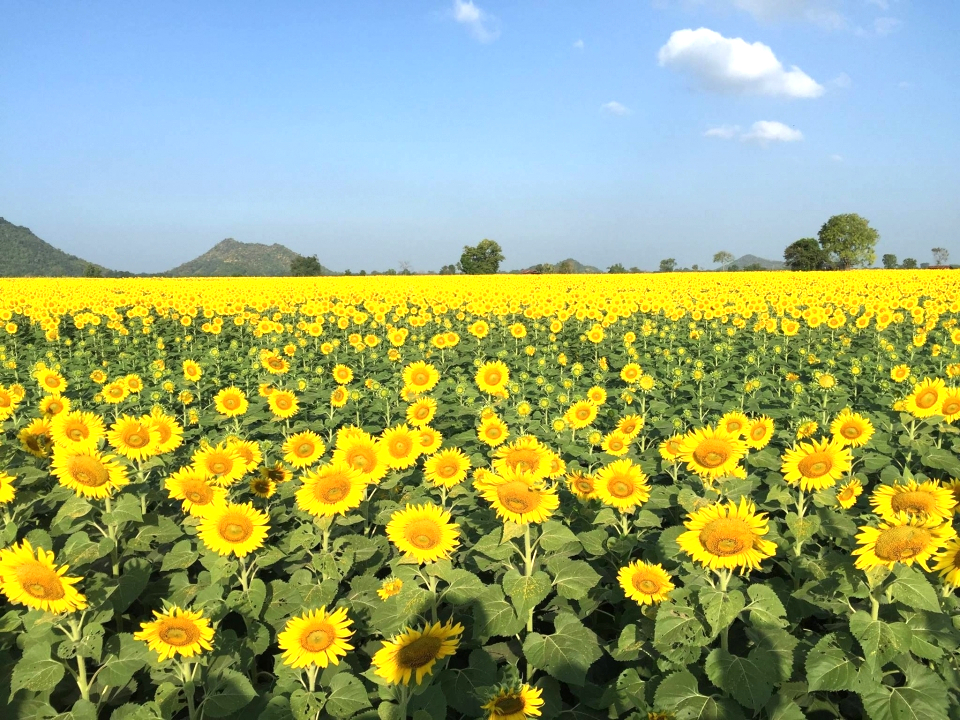
#> input picture example_set-4/input.jpg, 960 x 720 px
$ python script_ex-4_5.py
#> lines starting #> are read from the running program, lines starting #| are printed output that depends on the picture
#!/usr/bin/env python
# -*- coding: utf-8 -*-

##############################################################################
# Author: Rawat S. (Dept. of Electrical & Computer Engineering, KMUTNB)
# Date: 2017-11-17
##############################################################################

##############################################################################
## Install the Pillow (instead of PIL) package
## pip  install pillow -U
## pip3 install pillow -U
##############################################################################

from PIL import Image

filename = 'input.jpg'  #  The input file is located in the same directory.

try:
    img = Image.open( filename ) # open input (JPEG) file
#> img is the input picture: PIL image 960x720 RGB; mean R, G, B 154.8, 169.2, 117
    width, height = img.size
#> width = 960; height = 720
    print (width, height)  # show image width and height
#| 960 720
    img_gray = img.convert('L')   # convert to grayscale
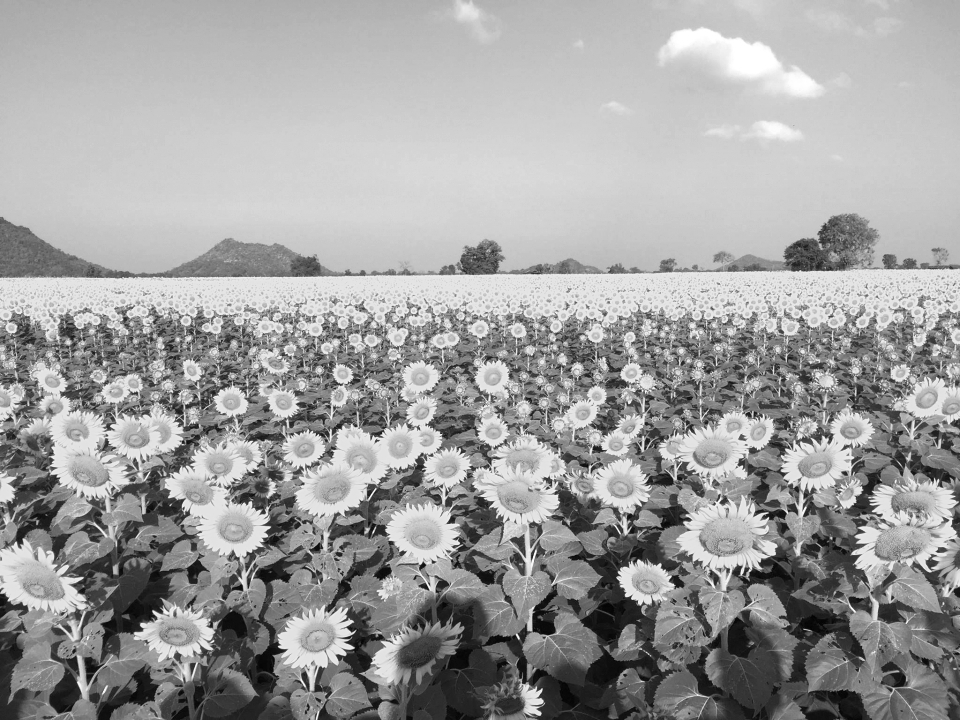
#> img_gray: PIL image 960x720 L; min 3, max 255, mean 159
    img_gray.save( 'output4-5.jpg' ) # save to output file
    print ('Done...')

except (Exception) as ex:
    print (ex)

##############################################################################
